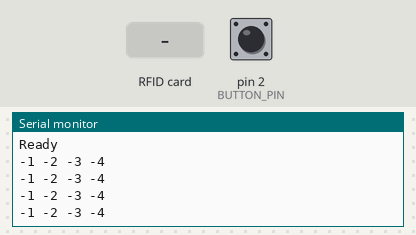
Recording of a sketch running on a simulated Arduino Uno, built with avr-gcc and run on an emulated ATmega328P. Shown: the last lines printed to the serial monitor. The inputs (shaded band) are chosen by the test bench; at power-on: pin 2 (BUTTON_PIN) HIGH.

Above: at 1.4 s.
1.5 s: pin 2 (BUTTON_PIN) pulled LOW for 0.15 s
At 1.79 s:
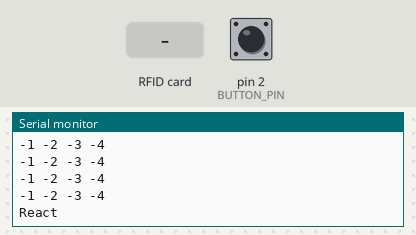
3.1 s: RFID card 5E 7A 19 C4 held to the reader
At 3.23 s:
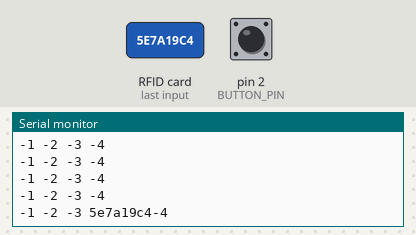
5.1 s: RFID card 5E 7A 19 C4 held to the reader
At 5.32 s:
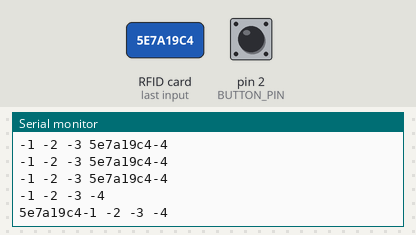

Measured:
- after the input at 1.5 s, the serial monitor: prints a new line after 0.14 s (image 1)
- after the input at 5.1 s, the serial monitor: prints a new line at once (image 3)

The sketch:

rfid_scanner.ino
```cpp
#include <SPI.h>
#include <MFRC522.h>
#include <SoftwareSerial.h>

#define SS_PIN1 10
#define RST_PIN1 9
#define SS_PIN2 8
#define RST_PIN2 7
#define SS_PIN3 6
#define RST_PIN3 5
#define SS_PIN4 4
#define RST_PIN4 3

#define BUTTON_PIN 2

MFRC522 mfrc522_1(SS_PIN1, RST_PIN1);
MFRC522 mfrc522_2(SS_PIN2, RST_PIN2);
MFRC522 mfrc522_3(SS_PIN3, RST_PIN3);
MFRC522 mfrc522_4(SS_PIN4, RST_PIN4);

boolean tagPresent_1 = false;
boolean tagPresent_2 = false;
boolean tagPresent_3 = false;
boolean tagPresent_4 = false;

int mfrc_counter1 = 5;
int mfrc_counter2 = 5;
int mfrc_counter3 = 5;
int mfrc_counter4 = 5;

boolean react = false;
unsigned long previousrfidMillis = 0;
const long rfidInterval = 300;
unsigned long previousButtonMillis = 0;
const long buttonInterval = 50;

void setup() {
  Serial.begin(9600);
  SPI.begin();

  mfrc522_1.PCD_Init();
  mfrc522_2.PCD_Init();
  mfrc522_3.PCD_Init();
  mfrc522_4.PCD_Init();
  pinMode(BUTTON_PIN, INPUT_PULLUP);

  Serial.println("Ready");
}

void loop() {
  unsigned long currentMillis = millis();

  if (currentMillis - previousrfidMillis >= rfidInterval) {
    previousrfidMillis = currentMillis;

    checkAndPrintUID(mfrc522_1, tagPresent_1, mfrc_counter1, 1);
    delay(10);
    checkAndPrintUID(mfrc522_2, tagPresent_2, mfrc_counter2, 2);
    delay(10);
    checkAndPrintUID(mfrc522_3, tagPresent_3, mfrc_counter3, 3);
    delay(10);
    checkAndPrintUID(mfrc522_4, tagPresent_4, mfrc_counter4, 4);
    Serial.println();
  }

  if (currentMillis - previousButtonMillis >= buttonInterval) {
    previousButtonMillis = currentMillis;
    if (digitalRead(BUTTON_PIN) != HIGH) {
      if (!react) {
        Serial.println("React");
      }
      react = true;
    } else {
      react = false;
    }
  }
}

void checkAndPrintUID(MFRC522 &rfid, boolean &tagPresent, int &mfrc_counter, int readerNumber) {
  boolean print = false;

  if (rfid.PICC_IsNewCardPresent()) {
    if (rfid.PICC_ReadCardSerial()) {
      if (!tagPresent) {
        tagPresent = true;
        mfrc_counter = 5;
        printUID(rfid.uid, readerNumber);
        print = true;
      }
    }
  } else {
    tagPresent = false;
  }

  if (!print) {
    mfrc_counter--;
    if (mfrc_counter < 0) {
      Serial.print("-" + String(readerNumber) + " ");
    } else {
      printUID(rfid.uid, readerNumber);
    }
  }
}

void printUID(MFRC522::Uid uid, int readerNumber) {
  String content = "";
  for (byte i = 0; i < uid.size; i++) {
    content.concat(String(uid.uidByte[i] < 0x10 ? "0" : ""));
    content.concat(String(uid.uidByte[i], HEX));
  }
  Serial.print(content);
  Serial.print("-");
  Serial.print(readerNumber);
  Serial.print(" ");
}
```
